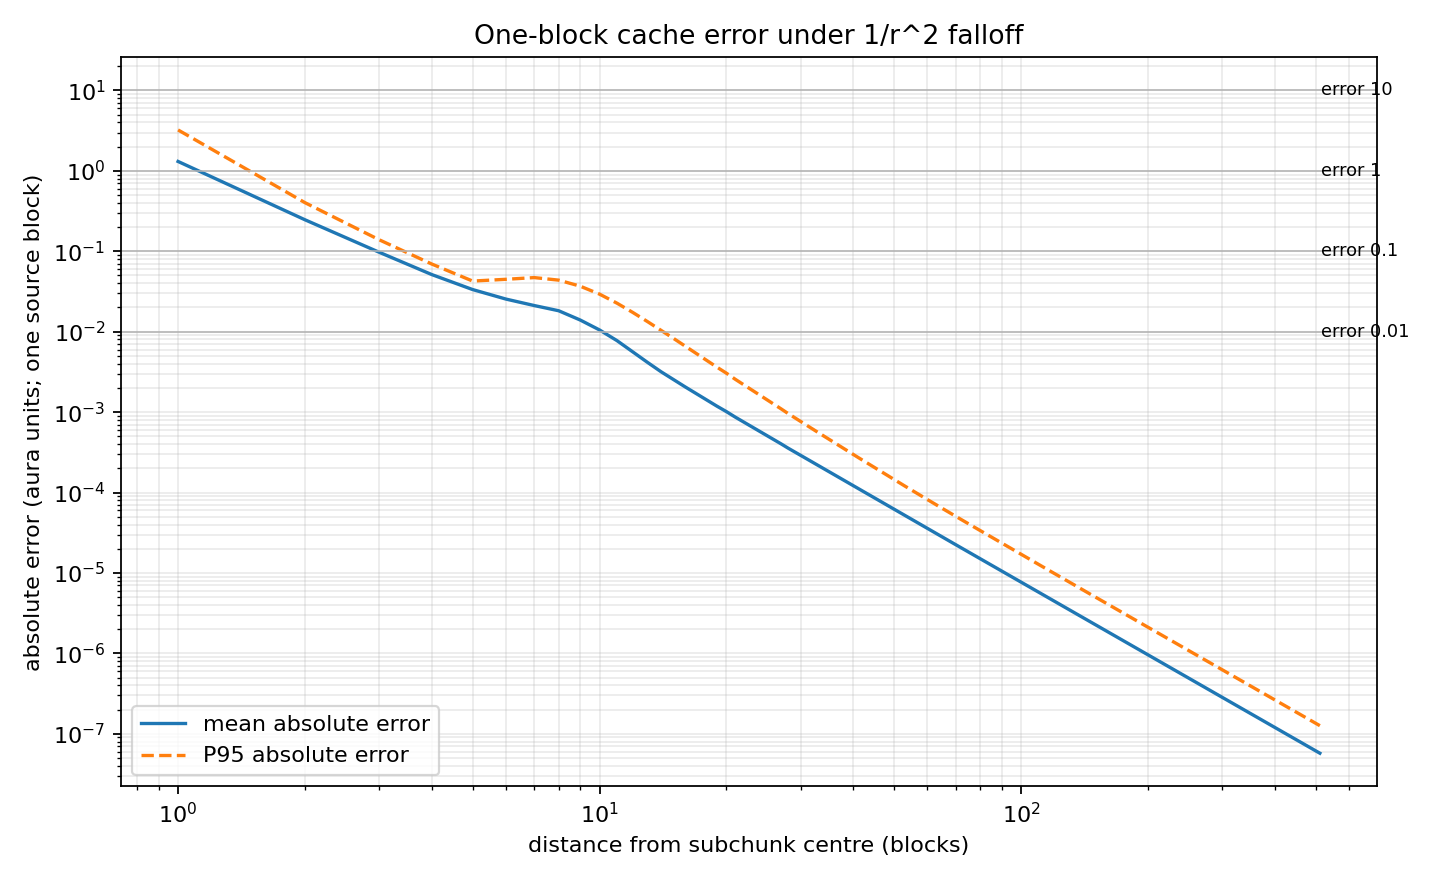

Python code for this plot:
"""Study one aura block inside a 16^3 subchunk under a 1/r^2 kernel.

For every sampled player position, the cache approximation treats the one
source block as if it were at the subchunk centre. The exact value uses the
source block's real position. Source positions cover all 4096 block centres;
player positions are sampled from a one-block-thick radial shell.
"""

from pathlib import Path

import matplotlib.pyplot as plt
import numpy as np


ERROR_OUT = Path(__file__).with_name("aura_subchunk_error.png")
VALUE_OUT = Path(__file__).with_name("aura_subchunk_value.png")
SOURCE_COORDINATES = np.arange(-7.5, 8.0, 1.0)
SOURCE_POSITIONS = np.array(
    np.meshgrid(SOURCE_COORDINATES, SOURCE_COORDINATES, SOURCE_COORDINATES, indexing="ij")
).reshape(3, -1).T
SAMPLE_COUNT = 512


def unit_vectors(seed=42, count=SAMPLE_COUNT):
    rng = np.random.default_rng(seed)
    vectors = rng.normal(size=(count, 3))
    return vectors / np.linalg.norm(vectors, axis=1, keepdims=True)


def shell_samples(distance, directions, rng):
    low = max(0.1, distance - 0.5)
    radius = rng.uniform(low, distance + 0.5, len(directions))
    return directions * radius[:, None], radius


def values_for_distance(distance, directions, rng):
    queries, radii = shell_samples(distance, directions, rng)
    distances = np.linalg.norm(queries[:, None, :] - SOURCE_POSITIONS[None, :, :], axis=2)
    exact = 1.0 / np.maximum(distances, 1.0e-9) ** 2
    cached = 1.0 / radii**2
    error = np.abs(cached[:, None] - exact)
    return {
        "error_mean": error.mean(),
        "error_p95": np.quantile(error, 0.95),
        "value_mean": exact.mean(),
        "value_p95": np.quantile(exact, 0.95),
        "value_p99": np.quantile(exact, 0.99),
        "cached_mean": cached.mean(),
    }


def first_distance(distances, values, key, threshold):
    valid = np.flatnonzero(values[key] <= threshold)
    return distances[valid[0]] if len(valid) else None


def main():
    distances = np.arange(1.0, 513.0)
    directions = unit_vectors()
    rng = np.random.default_rng(42)
    results = {key: np.empty_like(distances) for key in (
        "error_mean", "error_p95", "value_mean", "value_p95", "value_p99", "cached_mean"
    )}
    for index, distance in enumerate(distances):
        values = values_for_distance(distance, directions, rng)
        for key, value in values.items():
            results[key][index] = value

    print("distance,error_mean,error_p95,value_mean,value_p95,value_p99,cached_mean")
    for distance in (1, 2, 4, 6, 8, 10, 12, 16, 20, 24, 32, 48, 64, 96, 128, 256, 512):
        index = distance - 1
        print(
            f"{distance},{results['error_mean'][index]:.9g},{results['error_p95'][index]:.9g},"
            f"{results['value_mean'][index]:.9g},{results['value_p95'][index]:.9g},"
            f"{results['value_p99'][index]:.9g},{results['cached_mean'][index]:.9g}"
        )
    for threshold in (1.0, 0.1, 0.01, 0.001):
        print(f"first mean error <= {threshold}: {first_distance(distances, results, 'error_mean', threshold)}")
        print(f"first P95 error <= {threshold}: {first_distance(distances, results, 'error_p95', threshold)}")
    for threshold in (1.0, 0.1, 0.01, 0.001):
        print(f"first mean actual value <= {threshold}: {first_distance(distances, results, 'value_mean', threshold)}")
        print(f"first P95 actual value <= {threshold}: {first_distance(distances, results, 'value_p95', threshold)}")

    plt.figure(figsize=(9, 5.5), dpi=160)
    plt.loglog(distances, results["error_mean"], label="mean absolute error")
    plt.loglog(distances, results["error_p95"], "--", label="P95 absolute error")
    for value, label in ((10.0, "error 10"), (1.0, "error 1"), (0.1, "error 0.1"), (0.01, "error 0.01")):
        plt.axhline(value, color="0.7", linewidth=0.7)
        plt.text(516, value, label, va="center", fontsize=8)
    plt.xlabel("distance from subchunk centre (blocks)")
    plt.ylabel("absolute error (aura units; one source block)")
    plt.title("One-block cache error under 1/r^2 falloff")
    plt.grid(True, which="both", alpha=0.25)
    plt.legend()
    plt.tight_layout()
    plt.savefig(ERROR_OUT)

    plt.figure(figsize=(9, 5.5), dpi=160)
    plt.loglog(distances, results["value_mean"], label="mean actual value")
    plt.loglog(distances, results["value_p95"], "--", label="P95 actual value")
    plt.loglog(distances, results["cached_mean"], ":", label="cached value")
    for value, label in ((1.0, "value 1"), (0.1, "value 0.1"), (0.01, "value 0.01")):
        plt.axhline(value, color="0.7", linewidth=0.7)
        plt.text(516, value, label, va="center", fontsize=8)
    plt.xlabel("distance from subchunk centre (blocks)")
    plt.ylabel("actual aura value (one source block)")
    plt.title("One-block actual aura value under 1/r^2 falloff")
    plt.grid(True, which="both", alpha=0.25)
    plt.legend()
    plt.tight_layout()
    plt.savefig(VALUE_OUT)


if __name__ == "__main__":
    main()
